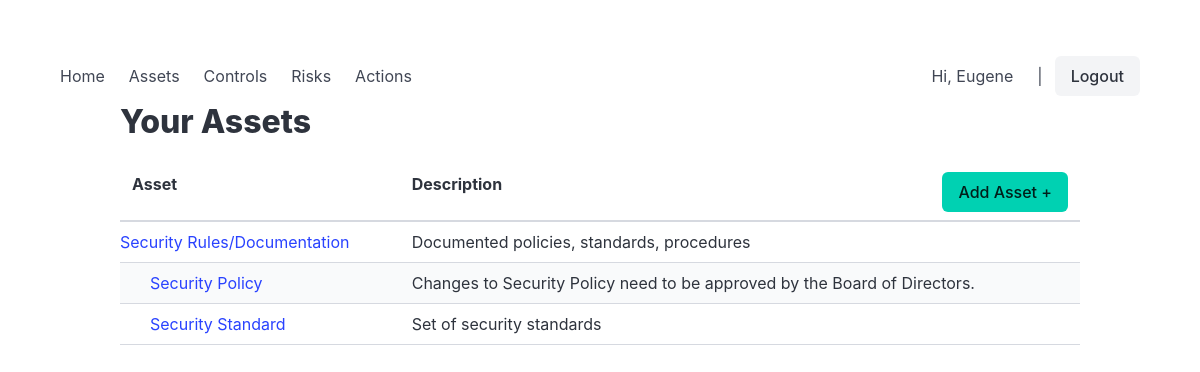
The page /car/asset/ (signed in) on the database its author committed.
### car/models.py (models this page shows, shortened)
class TimestampedModel(models.Model):
    created_at = models.DateTimeField(auto_now_add=True)
    updated_at = models.DateTimeField(auto_now=True)
    created_by = models.ForeignKey(
        settings.AUTH_USER_MODEL,
        null=True,
        blank=True,
        on_delete=models.SET_NULL,
        related_name="%(class)s_created",
        editable=False,
    )
    updated_by = models.ForeignKey(
        settings.AUTH_USER_MODEL,
        null=True,
        blank=True,
        on_delete=models.SET_NULL,
        related_name="%(class)s_updated",
        editable=False,
    )
    updated_by_username = models.CharField(
        max_length=150,
        blank=True,
        editable=False,
    )
    class Meta:
        abstract = True

class Asset(TimestampedModel):
    name = models.CharField(max_length=200)
    description = models.TextField(blank=True)
    parent = models.ForeignKey(
        "self",
        null=True,
        blank=True,
        on_delete=models.PROTECT,
        related_name="children"
    )
    owner = models.ForeignKey(Owner,on_delete=models.PROTECT,blank=True,null=True)
    is_active = models.BooleanField(default=True)
    history = HistoricalRecords()
    class Meta:
        ordering = ["name"]

### car/views.py (the view)
# urls.py: path("asset/", views.asset_list, name="asset_list"),
def asset_list(request):
    asset_list = build_asset_tree(request.user)
    can_edit = can_edit_asset(request.user, asset_list[0]) if asset_list else False
    context = {"asset_list": asset_list, "ptitle": "Your assets", "can_edit": can_edit}
    logger.debug("asset_list: accessing by %s", request.user)
    return render(request, "car/asset_list.html", context)

### car/views.py (called while the page is built)
def build_asset_tree(user,parent=None, level=0):
    rows = []
    assets = Asset.objects.filter(owner__users=user,parent=parent).order_by("name")
    for asset in assets:
        asset.level = level          # for indentation
        asset.indent = asset.level * 30
        rows.append(asset)
        rows.extend(build_asset_tree(user,asset, level + 1))
    return rows

def can_edit_asset(user,control):
    return OwnerMembership.objects.filter(
        owner=control.owner,
        user=user,
        role__in=["OWNER", "MANAGER", "MEMBER"]
    ).exists()

### car/templates/car/asset_list.html (shortened to what this page needs)
{% extends "car/base.html" %}
{% block content %}
{% load static %}
    <div class="container">
      <h1 class="title">Your Assets</h1>
      <table class="table is-striped is-hoverable is-fullwidth">
        <thead>
          <tr>
            <th>Asset</th>
            <th>Description
              <div style="float: right;"><a href="{% url 'asset_edit' 0 %}"><span title="Add new Asset" class="button is-primary">Add Asset +</span></a></div>
            </th>
          </tr>
        </thead>
        <tbody>
          <tr>
        {% for ass in asset_list %}
            <td style="padding-left: {{ ass.indent }}px;">
                <a href="{% url 'asset_edit' ass.pk %}">{{ ass.name }}</a>
            </td>
            <td>{{ ass.description }}</td>
          </tr><tr>
        {% empty %}
            <td colspan="2">No assets are assigned to you.</td>
        {% endfor %}
          </tr>
        </tbody>
      </table>
    </div>
{% endblock %}

### car/templates/car/base.html (shortened to what this page needs)
<!DOCTYPE html>
{% load static %}
<html lang="en">
  <head>
    <link rel="stylesheet" href="https://cdn.jsdelivr.net/npm/bulma@1.0.4/css/bulma.min.css">
  </head>
  <body class="section">
    <nav class="navbar" role="navigation" aria-label="main navigation">
      <div id="mainNavbar" class="navbar-menu">
        <div class="navbar-start">
          <a class="navbar-item" href="{% url 'main' %}">Home</a>
          <a class="navbar-item" href="{% url 'asset_list' %}">Assets</a>
          <a class="navbar-item" href="{% url 'control_list' %}">Controls</a>
          <a class="navbar-item" href="{% url 'risk_list' %}">Risks</a>
          <a class="navbar-item" href="{% url 'action_list' %}">Actions</a>
        </div>
        <div class="navbar-end">
          <div class="navbar-item">
            <div class="buttons">
              {% if user.is_authenticated %}
                <a class="navbar-item">Hi, {{ user.first_name }}</a> |
                <a class="button is-light" hx-post="{% url 'logout' %}">Logout</a>
              {% else %}
                <a class="button is-primary" hx-post="{% url 'login' %}">Login</a>
              {% endif %}
            </div>
          </div>
        </div>
      </div>
    </nav>
    {% block content %}{% endblock %}
  </body>
</html>

### rows shown on the page
Asset: name "Security Rules/Documentation", description "Documented policies, standards, procedures"
Asset: name "Security Policy", description "Changes to Security Policy need to be approved by the Board of Directors."
Asset: name "Security Standard", description "Set of security standards"

### other values the page prints
{{ user.first_name }} "Eugene"
